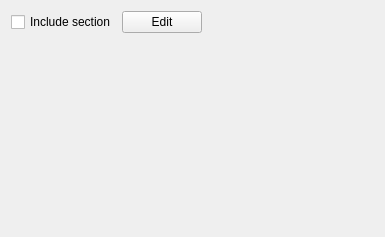
<?xml version="1.0" encoding="UTF-8"?>
<ui version="4.0">
 <class>QgsReportWidgetLayoutSectionBase</class>
 <widget class="QWidget" name="QgsReportWidgetLayoutSectionBase">
  <property name="geometry">
   <rect>
    <x>0</x>
    <y>0</y>
    <width>385</width>
    <height>237</height>
   </rect>
  </property>
  <property name="windowTitle">
   <string>Layout Manager</string>
  </property>
  <layout class="QVBoxLayout" name="verticalLayout">
   <item>
    <layout class="QGridLayout" name="gridLayout_2">
     <item row="0" column="1">
      <widget class="QPushButton" name="mButtonEditBody">
       <property name="toolTip">
        <string>Edit the static layout</string>
       </property>
       <property name="text">
        <string>Edit</string>
       </property>
      </widget>
     </item>
     <item row="0" column="0">
      <widget class="QCheckBox" name="mCheckShowBody">
       <property name="toolTip">
        <string>Include a static layout inserted into the report</string>
       </property>
       <property name="text">
        <string>Include section</string>
       </property>
      </widget>
     </item>
     <item row="0" column="2">
      <spacer name="horizontalSpacer_3">
       <property name="orientation">
        <enum>Qt::Horizontal</enum>
       </property>
       <property name="sizeHint" stdset="0">
        <size>
         <width>40</width>
         <height>20</height>
        </size>
       </property>
      </spacer>
     </item>
    </layout>
   </item>
   <item>
    <spacer name="verticalSpacer">
     <property name="orientation">
      <enum>Qt::Vertical</enum>
     </property>
     <property name="sizeHint" stdset="0">
      <size>
       <width>20</width>
       <height>40</height>
      </size>
     </property>
    </spacer>
   </item>
  </layout>
 </widget>
 <tabstops>
  <tabstop>mCheckShowBody</tabstop>
  <tabstop>mButtonEditBody</tabstop>
 </tabstops>
 <resources/>
 <connections/>
</ui>
